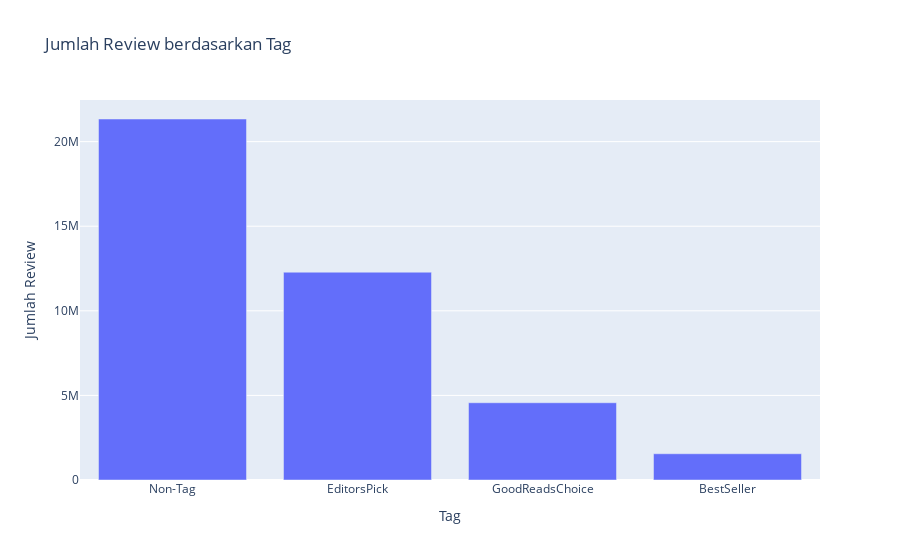

The code cell stored with this chart in its notebook:
### Markdown cell above
Saya menggunakan bar chart untuk menjawab pertanyaan ini karena chart ini secara efektif menggambarkan perbandingan jumlah review antar kategori tag. Dengan bar chart, perbedaan ukuran setiap kategori dapat dilihat dengan jelas, memudahkan analisis visual tentang seberapa banyak masing-masing tag berkontribusi terhadap total jumlah review. Selain itu, bar chart memungkinkan pemirsa untuk dengan cepat memahami hierarki dan prioritas antara kategori, yang penting dalam mengevaluasi dampak berbagai tag terhadap interaksi pembaca. Dengan informasi ini, saya dapat menyampaikan insights yang lebih mendalam mengenai bagaimana tag-tag tersebut berpengaruh terhadap jumlah review yang diterima.

### Code cell
# Menghitung jumlah review berdasarkan tag
tag_review_counts = df.groupby(
    ['isBestSeller', 'isEditorsPick', 'isGoodReadsChoice']
).agg(total_reviews=('reviews', 'sum')).reset_index()

# Menyusun data untuk visualisasi
tag_review_counts['tag'] = 'Non-Tag'
tag_review_counts.loc[tag_review_counts['isBestSeller'], 'tag'] = 'BestSeller'
tag_review_counts.loc[tag_review_counts['isEditorsPick'], 'tag'] = 'EditorsPick'
tag_review_counts.loc[tag_review_counts['isGoodReadsChoice'], 'tag'] = 'GoodReadsChoice'

# Mengelompokkan berdasarkan tag dan jumlah review
tag_review_summary = tag_review_counts.groupby('tag')['total_reviews'].sum().reset_index()

# Mengurutkan jumlah review dari yang tertinggi ke terendah
tag_review_summary = tag_review_summary.sort_values(by='total_reviews', ascending=False)

# Plotting menggunakan Plotly
fig = px.bar(tag_review_summary, 
             x='tag', 
             y='total_reviews', 
             title='Jumlah Review berdasarkan Tag',
             labels={'total_reviews': 'Jumlah Review', 'tag': 'Tag'})

# Menampilkan chart
fig.show()

### Figure 1 — Plotly figure (JSON) as saved in the notebook; plotly's stock layout.template omitted (floating-point values rounded to 4 significant figures)
{"data": [{"alignmentgroup": "True", "hovertemplate": "Tag=%{x}<br>Jumlah Review=%{y}<extra></extra>", "legendgroup": "", "marker": {"color": "#636efa", "pattern": {"shape": ""}}, "name": "", "offsetgroup": "", "orientation": "v", "showlegend": false, "textposition": "auto", "type": "bar", "x": ["Non-Tag", "EditorsPick", "GoodReadsChoice", "BestSeller"], "xaxis": "x", "y": [21338387, 12283190, 4566702, 1551540], "yaxis": "y"}], "layout": {"barmode": "relative", "legend": {"tracegroupgap": 0}, "title": {"text": "Jumlah Review berdasarkan Tag"}, "xaxis": {"anchor": "y", "domain": [0, 1], "title": {"text": "Tag"}}, "yaxis": {"anchor": "x", "domain": [0, 1], "title": {"text": "Jumlah Review"}}}}
